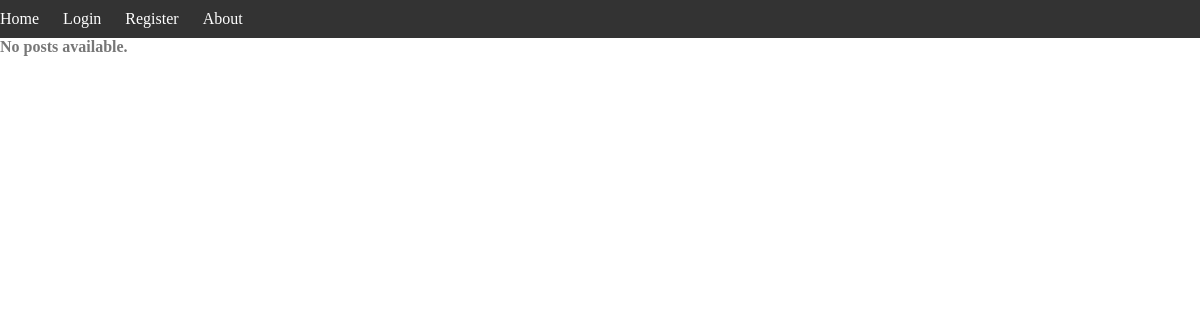
The app's page /, older data.
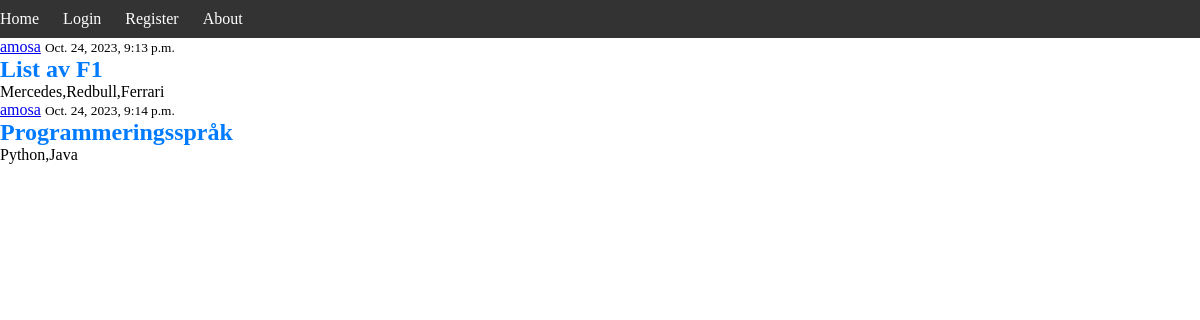
The same page, newer data.
### base/models.py (models this page shows)
class List(models.Model):
    title = models.CharField(max_length=100)
    content = models.TextField()
    date_posted = models.DateTimeField(default=timezone.now)
    author = models.ForeignKey(User, on_delete=models.CASCADE)

### base/views.py (the view)
# urls.py: 2. Add a URL to urlpatterns:  path('', views.home, name='home')
def home(request):
    context = {
        'posts': List.objects.all()
    }
    return render(request, 'base/home.html', context)

### base/templates/base/home.html
{% extends "base/mall.html" %}
{% block content %}
    {% if posts %}
        {% for post in posts %}
            <article class="post">
                <div class="post-author">
                    <a class="post-author-link" href="#">{{ post.author }}</a>
                    <small class="post-date text-muted">{{ post.date_posted }}</small>
                </div>
                <h2 class="post-title"><a class="article-title" href="#">{{ post.title }}</a></h2>
                <p class="post-content">{{ post.content }}</p>
            </article>
        {% endfor %}
    {% else %}
        <p class="no-posts-message">No posts available.</p>
    {% endif %}
{% endblock content %}

### base/templates/base/mall.html (shortened to what this page needs)
{% load static %}
<!DOCTYPE html>
<html>
<head>
    <link rel="stylesheet" type="text/css" href="{% static 'base/main.css' %}">
</head>
<body>
    <header>
        <nav>
            <ul>
                <li><a href="/">Home</a></li>
                <li><a href="#">Login</a></li>
                <li><a href="#">Register</a></li>
                <li><a href="{% url 'list-about' %}">About</a></li>
            </ul>
        </nav>
    </header>
    <main>
        <div class="content">
            {% block content %} {% endblock %}
        </div>
    </main>
</body>
</html>

### base/static/base/main.css (style rules this page uses)
* { margin: 0; padding: 0; box-sizing: border-box; }
header { background-color: #333; color: white; padding: 10px 0; }
nav ul { list-style-type: none; }
nav ul li { display: inline; margin-right: 20px; }
nav ul li a { text-decoration: none; color: white; }
.article-title { color: #007bff; text-decoration: none; }

Row changes from the older to the newer data that the page shows:
added List: author "amosa", date_posted "Oct. 24, 2023, 9:13 p.m.", title "List av F1", content "Mercedes,Redbull,Ferrari"
added List: author "amosa", date_posted "Oct. 24, 2023, 9:14 p.m.", title "Programmeringsspråk", content "Python,Java"
Text that changed along with them:
text no longer shown: "No posts available."
